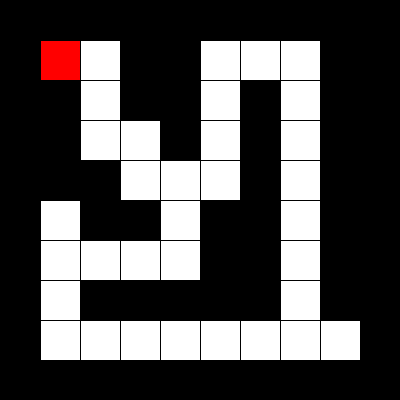
Frame 1 (no input)
Frame 60 (the mouse pressed at the canvas centre just before this capture): identical to frame 1, image omitted
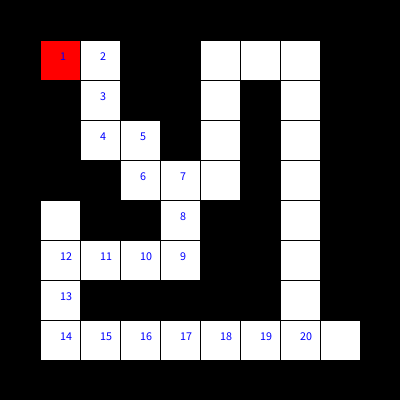
Frame 120 (the mouse held since frame 60 and released just before this capture)

The Processing sketch that drew these frames (run headless with seeded random() and noise(); from frame 60 on, the mouse is pressed at the canvas centre):

// Processing sketch: week15_05_maze_DFS_boolean_true_false_ok
// ── week15_05_maze_DFS_boolean_true_false_ok.pde
int [][]maze={
  {1,1,1,1,1,1,1,1,1,1},
  {1,0,0,1,1,0,0,0,1,1},
  {1,1,0,1,1,0,1,0,1,1},
  {1,1,0,0,1,0,1,0,1,1},
  {1,1,1,0,0,0,1,0,1,1},
  {1,0,1,1,0,1,1,0,1,1},
  {1,0,0,0,0,1,1,0,1,1},
  {1,0,1,1,1,1,1,0,1,1},
  {1,0,0,0,0,0,0,0,0,1},
  {1,1,1,1,1,1,1,1,1,1},
};
int [][] visited=new int[10][10];
int startI=1,startJ=1,I=1,J=1,step=1;
void setup(){
  size(400,400);
}
void draw(){
  for(int i=0;i<maze.length;i++){
    for(int j=0;j<maze[0].length;j++){
      if(maze[i][j]==1) fill(0);
      else fill(255);
      rect(j*40,i*40,40,40);
    }
  }
  fill(255,0,0);
  rect(startJ*40,startI*40,40,40);
  for(int i=0;i<maze.length;i++){
    for(int j=0;j<maze[0].length;j++){
      if(visited[i][j]>0){
        fill(0,0,255);
        text(""+visited[i][j],j*40+20,i*40+20);
      }
    }
  }
}
boolean DFS(int i,int j,int s){
  if(i==8 && j==8) return true;
  if(maze[i][j]==1) return false;
  if(visited[i][j]>0) return false;
  visited[i][j]=s;
  if(DFS(i+1,j,s+1)) return true;
  if(DFS(i-1,j,s+1)) return true;
  if(DFS(i,j+1,s+1)) return true;
  if(DFS(i,j-1,s+1)) return true;
  visited[i][j]=0;
  return false;
}
void mousePressed(){
  visited[1][1]=0;
  DFS(1,1,1);
}
